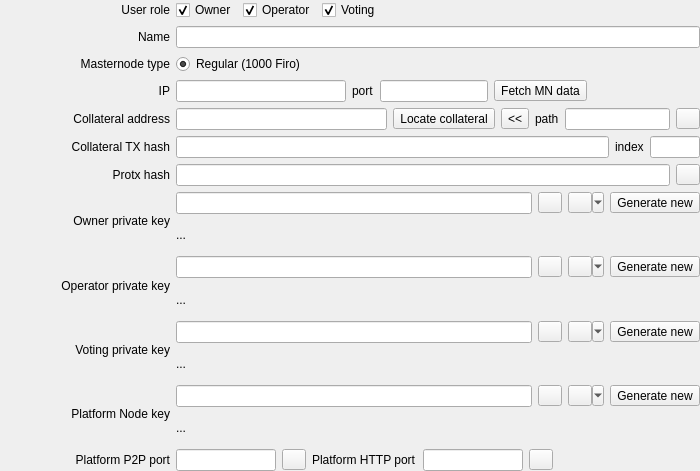
<?xml version="1.0" encoding="UTF-8"?>
<ui version="4.0">
 <class>WdgMasternodeDetails</class>
 <widget class="QWidget" name="WdgMasternodeDetails">
  <property name="geometry">
   <rect>
    <x>0</x>
    <y>0</y>
    <width>700</width>
    <height>471</height>
   </rect>
  </property>
  <property name="sizePolicy">
   <sizepolicy hsizetype="Preferred" vsizetype="Preferred">
    <horstretch>0</horstretch>
    <verstretch>0</verstretch>
   </sizepolicy>
  </property>
  <property name="minimumSize">
   <size>
    <width>700</width>
    <height>0</height>
   </size>
  </property>
  <property name="windowTitle">
   <string>Form</string>
  </property>
  <property name="styleSheet">
   <string notr="true"/>
  </property>
  <layout class="QVBoxLayout" name="verticalLayout_2">
   <property name="spacing">
    <number>0</number>
   </property>
   <property name="leftMargin">
    <number>0</number>
   </property>
   <property name="topMargin">
    <number>0</number>
   </property>
   <property name="rightMargin">
    <number>0</number>
   </property>
   <property name="bottomMargin">
    <number>0</number>
   </property>
   <item>
    <widget class="QWidget" name="widget_2" native="true">
     <property name="sizePolicy">
      <sizepolicy hsizetype="Preferred" vsizetype="Preferred">
       <horstretch>0</horstretch>
       <verstretch>0</verstretch>
      </sizepolicy>
     </property>
     <layout class="QVBoxLayout" name="verticalLayout">
      <property name="spacing">
       <number>6</number>
      </property>
      <property name="leftMargin">
       <number>0</number>
      </property>
      <property name="topMargin">
       <number>0</number>
      </property>
      <property name="rightMargin">
       <number>0</number>
      </property>
      <property name="bottomMargin">
       <number>0</number>
      </property>
      <item>
       <layout class="QHBoxLayout" name="horizontalLayout_12">
        <item>
         <widget class="QLabel" name="lblUserRole">
          <property name="minimumSize">
           <size>
            <width>170</width>
            <height>0</height>
           </size>
          </property>
          <property name="text">
           <string>User role</string>
          </property>
          <property name="alignment">
           <set>Qt::AlignRight|Qt::AlignTrailing|Qt::AlignVCenter</set>
          </property>
         </widget>
        </item>
        <item>
         <widget class="QCheckBox" name="chbRoleOwner">
          <property name="text">
           <string>Owner</string>
          </property>
          <property name="checked">
           <bool>true</bool>
          </property>
         </widget>
        </item>
        <item>
         <widget class="QCheckBox" name="chbRoleOperator">
          <property name="text">
           <string>Operator</string>
          </property>
          <property name="checked">
           <bool>true</bool>
          </property>
         </widget>
        </item>
        <item>
         <widget class="QCheckBox" name="chbRoleVoting">
          <property name="text">
           <string>Voting</string>
          </property>
          <property name="checked">
           <bool>true</bool>
          </property>
         </widget>
        </item>
        <item>
         <spacer name="horizontalSpacer_3">
          <property name="orientation">
           <enum>Qt::Horizontal</enum>
          </property>
          <property name="sizeHint" stdset="0">
           <size>
            <width>40</width>
            <height>0</height>
           </size>
          </property>
         </spacer>
        </item>
       </layout>
      </item>
      <item>
       <layout class="QHBoxLayout" name="horizontalLayout_2">
        <item>
         <widget class="QLabel" name="lblName">
          <property name="minimumSize">
           <size>
            <width>170</width>
            <height>0</height>
           </size>
          </property>
          <property name="layoutDirection">
           <enum>Qt::LeftToRight</enum>
          </property>
          <property name="text">
           <string>Name</string>
          </property>
          <property name="alignment">
           <set>Qt::AlignRight|Qt::AlignTrailing|Qt::AlignVCenter</set>
          </property>
         </widget>
        </item>
        <item>
         <widget class="QLineEdit" name="edtName"/>
        </item>
       </layout>
      </item>
      <item>
       <layout class="QHBoxLayout" name="horizontalLayout">
        <item>
         <widget class="QLabel" name="lblMasternodeType">
          <property name="minimumSize">
           <size>
            <width>170</width>
            <height>0</height>
           </size>
          </property>
          <property name="text">
           <string>Masternode type</string>
          </property>
          <property name="alignment">
           <set>Qt::AlignRight|Qt::AlignTrailing|Qt::AlignVCenter</set>
          </property>
         </widget>
        </item>
        <item>
         <widget class="QRadioButton" name="rbMNTypeRegular">
          <property name="text">
           <string>Regular (1000 Firo)</string>
          </property>
          <property name="checked">
           <bool>true</bool>
          </property>
         </widget>
        </item>
        <item>
        </item>
        <item>
         <spacer name="horizontalSpacer">
          <property name="orientation">
           <enum>Qt::Horizontal</enum>
          </property>
          <property name="sizeHint" stdset="0">
           <size>
            <width>40</width>
            <height>20</height>
           </size>
          </property>
         </spacer>
        </item>
       </layout>
      </item>
      <item>
       <layout class="QHBoxLayout" name="horizontalLayout_3" stretch="0,1,0,0,0,0">
        <item>
         <widget class="QLabel" name="lblIP">
          <property name="minimumSize">
           <size>
            <width>170</width>
            <height>0</height>
           </size>
          </property>
          <property name="layoutDirection">
           <enum>Qt::LeftToRight</enum>
          </property>
          <property name="text">
           <string>IP</string>
          </property>
          <property name="alignment">
           <set>Qt::AlignRight|Qt::AlignTrailing|Qt::AlignVCenter</set>
          </property>
         </widget>
        </item>
        <item>
         <widget class="QLineEdit" name="edtIP">
          <property name="sizePolicy">
           <sizepolicy hsizetype="Fixed" vsizetype="Fixed">
            <horstretch>0</horstretch>
            <verstretch>0</verstretch>
           </sizepolicy>
          </property>
          <property name="minimumSize">
           <size>
            <width>170</width>
            <height>0</height>
           </size>
          </property>
          <property name="clearButtonEnabled">
           <bool>true</bool>
          </property>
         </widget>
        </item>
        <item>
         <widget class="QLabel" name="lblPort">
          <property name="text">
           <string>port</string>
          </property>
         </widget>
        </item>
        <item>
         <widget class="QLineEdit" name="edtPort">
          <property name="sizePolicy">
           <sizepolicy hsizetype="Fixed" vsizetype="Fixed">
            <horstretch>0</horstretch>
            <verstretch>0</verstretch>
           </sizepolicy>
          </property>
          <property name="maximumSize">
           <size>
            <width>150</width>
            <height>16777215</height>
           </size>
          </property>
          <property name="clearButtonEnabled">
           <bool>true</bool>
          </property>
         </widget>
        </item>
        <item>
         <widget class="QToolButton" name="btnGetMNDataByIP">
          <property name="maximumSize">
           <size>
            <width>16777215</width>
            <height>16777215</height>
           </size>
          </property>
          <property name="toolTip">
           <string>Fetch public masternode data from network</string>
          </property>
          <property name="text">
           <string>Fetch MN data</string>
          </property>
         </widget>
        </item>
        <item>
         <spacer name="horizontalSpacer_2">
          <property name="orientation">
           <enum>Qt::Horizontal</enum>
          </property>
          <property name="sizeHint" stdset="0">
           <size>
            <width>0</width>
            <height>0</height>
           </size>
          </property>
         </spacer>
        </item>
       </layout>
      </item>
      <item>
       <layout class="QHBoxLayout" name="horizontalLayout_5" stretch="0,2,0,0,0,1,0">
        <item>
         <widget class="QLabel" name="lblCollateral">
          <property name="minimumSize">
           <size>
            <width>170</width>
            <height>0</height>
           </size>
          </property>
          <property name="text">
           <string>Collateral address</string>
          </property>
          <property name="alignment">
           <set>Qt::AlignRight|Qt::AlignTrailing|Qt::AlignVCenter</set>
          </property>
         </widget>
        </item>
        <item>
         <widget class="QLineEdit" name="edtCollateralAddress">
          <property name="clearButtonEnabled">
           <bool>true</bool>
          </property>
         </widget>
        </item>
        <item>
         <widget class="QToolButton" name="btnLocateCollateral">
          <property name="maximumSize">
           <size>
            <width>16777215</width>
            <height>16777215</height>
           </size>
          </property>
          <property name="toolTip">
           <string>Search collateral address in your hardware wallet</string>
          </property>
          <property name="text">
           <string>Locate collateral</string>
          </property>
         </widget>
        </item>
        <item>
         <widget class="QToolButton" name="btnBip32PathToAddress">
          <property name="toolTip">
           <string>Convert BIP32 path to address</string>
          </property>
          <property name="text">
           <string>&lt;&lt;</string>
          </property>
         </widget>
        </item>
        <item>
         <widget class="QLabel" name="lblCollateralPath">
          <property name="text">
           <string>path</string>
          </property>
         </widget>
        </item>
        <item>
         <widget class="QLineEdit" name="edtCollateralPath">
          <property name="maximumSize">
           <size>
            <width>16777215</width>
            <height>16777215</height>
           </size>
          </property>
          <property name="clearButtonEnabled">
           <bool>true</bool>
          </property>
         </widget>
        </item>
        <item>
         <widget class="QToolButton" name="btnShowCollateralPathAddress">
          <property name="maximumSize">
           <size>
            <width>16777215</width>
            <height>21</height>
           </size>
          </property>
          <property name="toolTip">
           <string>Show address for the entered BIP32 path</string>
          </property>
          <property name="text">
           <string/>
          </property>
         </widget>
        </item>
       </layout>
      </item>
      <item>
       <layout class="QHBoxLayout" name="horizontalLayout_6">
        <item>
         <widget class="QLabel" name="lblCollateralTxHash">
          <property name="minimumSize">
           <size>
            <width>170</width>
            <height>0</height>
           </size>
          </property>
          <property name="text">
           <string>Collateral TX hash</string>
          </property>
          <property name="alignment">
           <set>Qt::AlignRight|Qt::AlignTrailing|Qt::AlignVCenter</set>
          </property>
         </widget>
        </item>
        <item>
         <widget class="QLineEdit" name="edtCollateralTxHash">
          <property name="clearButtonEnabled">
           <bool>true</bool>
          </property>
         </widget>
        </item>
        <item>
         <widget class="QLabel" name="lblCollateralTxIndex">
          <property name="text">
           <string>index</string>
          </property>
         </widget>
        </item>
        <item>
         <widget class="QLineEdit" name="edtCollateralTxIndex">
          <property name="maximumSize">
           <size>
            <width>50</width>
            <height>16777215</height>
           </size>
          </property>
         </widget>
        </item>
       </layout>
      </item>
      <item>
       <layout class="QHBoxLayout" name="horizontalLayout_10">
        <item>
         <widget class="QLabel" name="lblDMNTxHash">
          <property name="minimumSize">
           <size>
            <width>170</width>
            <height>0</height>
           </size>
          </property>
          <property name="text">
           <string>Protx hash</string>
          </property>
          <property name="alignment">
           <set>Qt::AlignRight|Qt::AlignTrailing|Qt::AlignVCenter</set>
          </property>
         </widget>
        </item>
        <item>
         <widget class="QLineEdit" name="edtDMNTxHash">
          <property name="clearButtonEnabled">
           <bool>true</bool>
          </property>
         </widget>
        </item>
        <item>
         <widget class="QToolButton" name="btnCopyProtxHash">
          <property name="maximumSize">
           <size>
            <width>16777215</width>
            <height>21</height>
           </size>
          </property>
          <property name="toolTip">
           <string>Copy protx hash to clipboard</string>
          </property>
          <property name="text">
           <string/>
          </property>
         </widget>
        </item>
       </layout>
      </item>
      <item>
       <layout class="QHBoxLayout" name="horizontalLayout_7">
        <item>
         <widget class="QLabel" name="lblOwnerKey">
          <property name="minimumSize">
           <size>
            <width>170</width>
            <height>0</height>
           </size>
          </property>
          <property name="text">
           <string>Owner private key</string>
          </property>
          <property name="alignment">
           <set>Qt::AlignRight|Qt::AlignTrailing|Qt::AlignVCenter</set>
          </property>
         </widget>
        </item>
        <item>
         <layout class="QVBoxLayout" name="verticalLayout_6">
          <item>
           <layout class="QHBoxLayout" name="horizontalLayout_16">
            <item>
             <widget class="QLineEdit" name="edtOwnerKey">
              <property name="echoMode">
               <enum>QLineEdit::Password</enum>
              </property>
              <property name="clearButtonEnabled">
               <bool>true</bool>
              </property>
             </widget>
            </item>
            <item>
             <widget class="QToolButton" name="btnCopyOwnerKey">
              <property name="maximumSize">
               <size>
                <width>16777215</width>
                <height>21</height>
               </size>
              </property>
              <property name="toolTip">
               <string>Copy key to clipboard</string>
              </property>
              <property name="text">
               <string/>
              </property>
              <property name="popupMode">
               <enum>QToolButton::InstantPopup</enum>
              </property>
             </widget>
            </item>
            <item>
             <widget class="QToolButton" name="btnShowOwnerPrivateKey">
              <property name="maximumSize">
               <size>
                <width>16777215</width>
                <height>21</height>
               </size>
              </property>
              <property name="toolTip">
               <string>Show/hide private key</string>
              </property>
              <property name="text">
               <string/>
              </property>
              <property name="checkable">
               <bool>true</bool>
              </property>
              <property name="popupMode">
               <enum>QToolButton::MenuButtonPopup</enum>
              </property>
             </widget>
            </item>
            <item>
             <widget class="QToolButton" name="btnGenerateOwnerPrivateKey">
              <property name="maximumSize">
               <size>
                <width>16777215</width>
                <height>16777215</height>
               </size>
              </property>
              <property name="toolTip">
               <string>Generate a new owner private key</string>
              </property>
              <property name="text">
               <string>Generate new</string>
              </property>
             </widget>
            </item>
           </layout>
          </item>
          <item>
           <widget class="QLabel" name="lblOwnerKeyMsg">
            <property name="text">
             <string>...</string>
            </property>
           </widget>
          </item>
         </layout>
        </item>
       </layout>
      </item>
      <item>
       <layout class="QHBoxLayout" name="horizontalLayout_8">
        <item>
         <widget class="QLabel" name="lblOperatorKey">
          <property name="minimumSize">
           <size>
            <width>170</width>
            <height>0</height>
           </size>
          </property>
          <property name="text">
           <string>Operator private key</string>
          </property>
          <property name="alignment">
           <set>Qt::AlignRight|Qt::AlignTrailing|Qt::AlignVCenter</set>
          </property>
         </widget>
        </item>
        <item>
         <layout class="QVBoxLayout" name="verticalLayout_5">
          <item>
           <layout class="QHBoxLayout" name="horizontalLayout_15">
            <item>
             <widget class="QLineEdit" name="edtOperatorKey">
              <property name="echoMode">
               <enum>QLineEdit::Password</enum>
              </property>
              <property name="clearButtonEnabled">
               <bool>true</bool>
              </property>
             </widget>
            </item>
            <item>
             <widget class="QToolButton" name="btnCopyOperatorKey">
              <property name="maximumSize">
               <size>
                <width>16777215</width>
                <height>21</height>
               </size>
              </property>
              <property name="toolTip">
               <string>Copy key to clipboard</string>
              </property>
              <property name="text">
               <string/>
              </property>
              <property name="popupMode">
               <enum>QToolButton::InstantPopup</enum>
              </property>
             </widget>
            </item>
            <item>
             <widget class="QToolButton" name="btnShowOperatorPrivateKey">
              <property name="maximumSize">
               <size>
                <width>16777215</width>
                <height>21</height>
               </size>
              </property>
              <property name="toolTip">
               <string>Show/hide private key</string>
              </property>
              <property name="text">
               <string/>
              </property>
              <property name="checkable">
               <bool>true</bool>
              </property>
              <property name="popupMode">
               <enum>QToolButton::MenuButtonPopup</enum>
              </property>
             </widget>
            </item>
            <item>
             <widget class="QToolButton" name="btnGenerateOperatorPrivateKey">
              <property name="maximumSize">
               <size>
                <width>16777215</width>
                <height>16777215</height>
               </size>
              </property>
              <property name="toolTip">
               <string>Generate a new operator private key (BLS)</string>
              </property>
              <property name="text">
               <string>Generate new</string>
              </property>
             </widget>
            </item>
           </layout>
          </item>
          <item>
           <widget class="QLabel" name="lblOperatorKeyMsg">
            <property name="text">
             <string>...</string>
            </property>
           </widget>
          </item>
         </layout>
        </item>
       </layout>
      </item>
      <item>
       <layout class="QHBoxLayout" name="horizontalLayout_9">
        <item>
         <widget class="QLabel" name="lblVotingKey">
          <property name="minimumSize">
           <size>
            <width>170</width>
            <height>0</height>
           </size>
          </property>
          <property name="text">
           <string>Voting private key</string>
          </property>
          <property name="alignment">
           <set>Qt::AlignRight|Qt::AlignTrailing|Qt::AlignVCenter</set>
          </property>
         </widget>
        </item>
        <item>
         <layout class="QVBoxLayout" name="verticalLayout_4">
          <item>
           <layout class="QHBoxLayout" name="horizontalLayout_14">
            <item>
             <widget class="QLineEdit" name="edtVotingKey">
              <property name="echoMode">
               <enum>QLineEdit::Password</enum>
              </property>
              <property name="clearButtonEnabled">
               <bool>true</bool>
              </property>
             </widget>
            </item>
            <item>
             <widget class="QToolButton" name="btnCopyVotingKey">
              <property name="maximumSize">
               <size>
                <width>16777215</width>
                <height>21</height>
               </size>
              </property>
              <property name="toolTip">
               <string>Copy key to clipboard</string>
              </property>
              <property name="text">
               <string/>
              </property>
              <property name="popupMode">
               <enum>QToolButton::InstantPopup</enum>
              </property>
             </widget>
            </item>
            <item>
             <widget class="QToolButton" name="btnShowVotingPrivateKey">
              <property name="maximumSize">
               <size>
                <width>16777215</width>
                <height>21</height>
               </size>
              </property>
              <property name="toolTip">
               <string>Show/hide private key</string>
              </property>
              <property name="text">
               <string/>
              </property>
              <property name="checkable">
               <bool>true</bool>
              </property>
              <property name="popupMode">
               <enum>QToolButton::MenuButtonPopup</enum>
              </property>
             </widget>
            </item>
            <item>
             <widget class="QToolButton" name="btnGenerateVotingPrivateKey">
              <property name="maximumSize">
               <size>
                <width>16777215</width>
                <height>16777215</height>
               </size>
              </property>
              <property name="toolTip">
               <string>Generate a new voting private key</string>
              </property>
              <property name="text">
               <string>Generate new</string>
              </property>
             </widget>
            </item>
           </layout>
          </item>
          <item>
           <widget class="QLabel" name="lblVotingKeyMsg">
            <property name="text">
             <string>...</string>
            </property>
           </widget>
          </item>
         </layout>
        </item>
       </layout>
      </item>
      <item>
       <layout class="QHBoxLayout" name="horizontalLayout_11">
        <item>
         <widget class="QLabel" name="lblPlatformNodeKey">
          <property name="minimumSize">
           <size>
            <width>170</width>
            <height>0</height>
           </size>
          </property>
          <property name="text">
           <string>Platform Node key</string>
          </property>
          <property name="alignment">
           <set>Qt::AlignRight|Qt::AlignTrailing|Qt::AlignVCenter</set>
          </property>
         </widget>
        </item>
        <item>
         <layout class="QVBoxLayout" name="verticalLayout_3">
          <item>
           <layout class="QHBoxLayout" name="horizontalLayout_4">
            <item>
             <widget class="QLineEdit" name="edtPlatformNodeKey">
              <property name="echoMode">
               <enum>QLineEdit::Normal</enum>
              </property>
              <property name="clearButtonEnabled">
               <bool>true</bool>
              </property>
             </widget>
            </item>
            <item>
             <widget class="QToolButton" name="btnCopyPlatformNodeKey">
              <property name="maximumSize">
               <size>
                <width>16777215</width>
                <height>21</height>
               </size>
              </property>
              <property name="toolTip">
               <string>Copy Platform Node ID to clipboard</string>
              </property>
              <property name="text">
               <string/>
              </property>
              <property name="popupMode">
               <enum>QToolButton::InstantPopup</enum>
              </property>
             </widget>
            </item>
            <item>
             <widget class="QToolButton" name="btnShowPlatformNodeKey">
              <property name="maximumSize">
               <size>
                <width>16777215</width>
                <height>21</height>
               </size>
              </property>
              <property name="text">
               <string/>
              </property>
              <property name="checkable">
               <bool>true</bool>
              </property>
              <property name="popupMode">
               <enum>QToolButton::MenuButtonPopup</enum>
              </property>
             </widget>
            </item>
            <item>
             <widget class="QToolButton" name="btnGeneratePlatformNodePrivateKey">
              <property name="maximumSize">
               <size>
                <width>16777215</width>
                <height>16777215</height>
               </size>
              </property>
              <property name="toolTip">
               <string>Generate a new Platform Node key (Ed25519 private key)</string>
              </property>
              <property name="text">
               <string>Generate new</string>
              </property>
             </widget>
            </item>
           </layout>
          </item>
          <item>
           <widget class="QLabel" name="lblPlatformNodeMsg">
            <property name="text">
             <string>...</string>
            </property>
           </widget>
          </item>
         </layout>
        </item>
       </layout>
      </item>
      <item>
       <layout class="QHBoxLayout" name="horizontalLayout_13">
        <item>
         <widget class="QLabel" name="lblPlatformP2PPort">
          <property name="minimumSize">
           <size>
            <width>170</width>
            <height>0</height>
           </size>
          </property>
          <property name="text">
           <string>Platform P2P port</string>
          </property>
          <property name="alignment">
           <set>Qt::AlignRight|Qt::AlignTrailing|Qt::AlignVCenter</set>
          </property>
         </widget>
        </item>
        <item>
         <widget class="QLineEdit" name="edtPlatformP2PPort">
          <property name="maximumSize">
           <size>
            <width>100</width>
            <height>16777215</height>
           </size>
          </property>
          <property name="clearButtonEnabled">
           <bool>true</bool>
          </property>
         </widget>
        </item>
        <item>
         <widget class="QToolButton" name="btnPlatformP2PPortSetDefault">
          <property name="maximumSize">
           <size>
            <width>16777215</width>
            <height>21</height>
           </size>
          </property>
          <property name="toolTip">
           <string>Set default value for Platform P2P port</string>
          </property>
          <property name="text">
           <string/>
          </property>
         </widget>
        </item>
        <item>
         <widget class="QLabel" name="lblPlatformHTTPPort">
          <property name="text">
           <string>Platform HTTP port</string>
          </property>
         </widget>
        </item>
        <item>
         <widget class="QLineEdit" name="edtPlatformHTTPPort">
          <property name="maximumSize">
           <size>
            <width>100</width>
            <height>16777215</height>
           </size>
          </property>
          <property name="clearButtonEnabled">
           <bool>true</bool>
          </property>
         </widget>
        </item>
        <item>
         <widget class="QToolButton" name="btnPlatformHTTPPortSetDefault">
          <property name="maximumSize">
           <size>
            <width>16777215</width>
            <height>21</height>
           </size>
          </property>
          <property name="toolTip">
           <string>Set default value for Platform HTTP port</string>
          </property>
          <property name="text">
           <string/>
          </property>
         </widget>
        </item>
        <item>
         <spacer name="horizontalSpacer_4">
          <property name="orientation">
           <enum>Qt::Horizontal</enum>
          </property>
          <property name="sizeHint" stdset="0">
           <size>
            <width>40</width>
            <height>20</height>
           </size>
          </property>
         </spacer>
        </item>
       </layout>
      </item>
     </layout>
    </widget>
   </item>
  </layout>
 </widget>
 <tabstops>
  <tabstop>edtName</tabstop>
  <tabstop>edtIP</tabstop>
  <tabstop>edtPort</tabstop>
  <tabstop>edtCollateralAddress</tabstop>
  <tabstop>edtCollateralPath</tabstop>
  <tabstop>edtCollateralTxHash</tabstop>
  <tabstop>edtCollateralTxIndex</tabstop>
  <tabstop>edtDMNTxHash</tabstop>
  <tabstop>chbRoleOwner</tabstop>
  <tabstop>chbRoleOperator</tabstop>
  <tabstop>chbRoleVoting</tabstop>
 </tabstops>
 <resources/>
 <connections/>
</ui>
